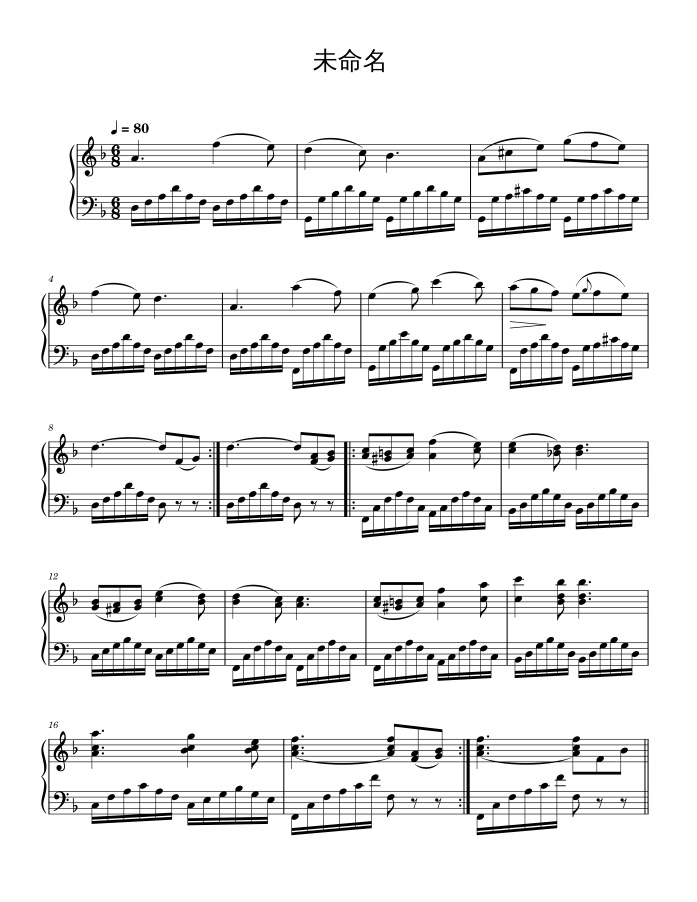
#> input picture qr_image/images/13-1048588.ccmz.json-1.png, 2091 x 2706 px, found by its file name (shown at 1/3 size); its folder holds only this picture in this run
$ python qr_mark_line.py
#> lines starting #> are read from the running program, lines starting #| are printed output that depends on the picture
import os
import numpy as np
import cv2
import qrcode


def make_border_qr(filepath, border_scale=0.009, qr_scale=0.08):
#> called with border_scale = 0.009, qr_scale = 0.08
    image = cv2.imread(filepath, cv2.IMREAD_COLOR)
#> image is the input picture: shape (2706, 2091, 3); min 0, max 255, mean 234.4
    pad = int(image.shape[0] * qr_scale)
#> pad = 216
    border_size = int(image.shape[1]*border_scale)
#> border_size = 18

    pad_image = cv2.copyMakeBorder(image, pad, 0, 0, 0, cv2.BORDER_CONSTANT, value=[255, 255, 255])
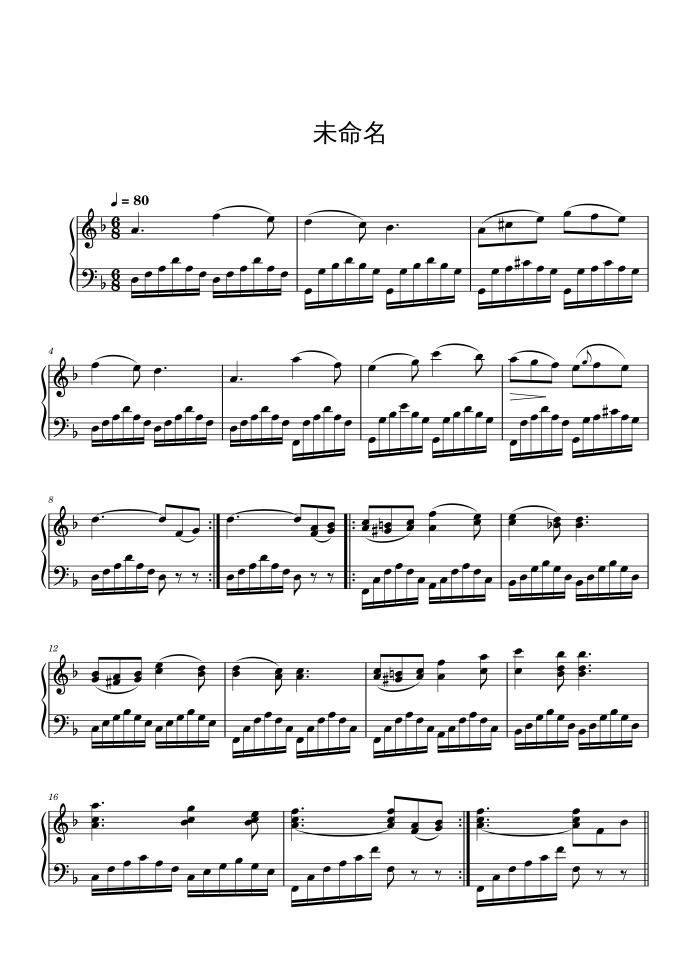
#> pad_image: shape (2922, 2091, 3) (shown at 1/3 size); min 0, max 255, mean 236
    border_image = cv2.copyMakeBorder(pad_image, border_size, border_size, border_size, border_size, cv2.BORDER_CONSTANT, value=[0, 0, 0])
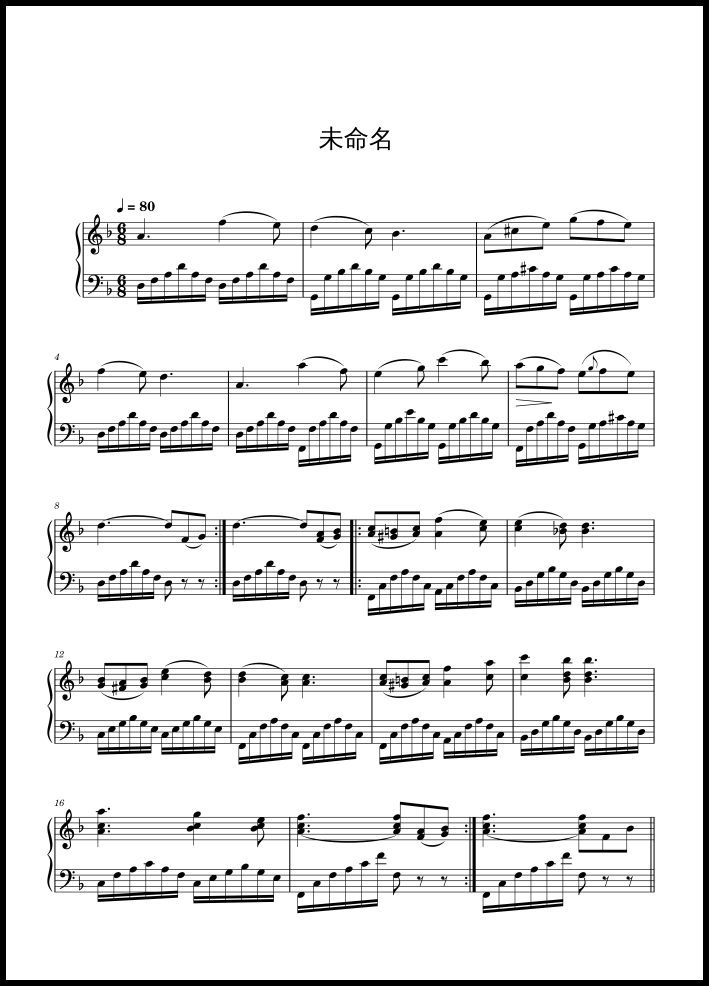
#> border_image: shape (2958, 2127, 3) (shown at 1/3 size); min 0, max 255, mean 229.1

    fmt = f'{os.path.basename(filepath)}\n{pad}\n{border_size}'
    qr = np.array(qrcode.make(
        data=fmt,
        error_correction=qrcode.ERROR_CORRECT_H,
        box_size=6,
        border=0)
    )[..., None].repeat(3, -1)*255

    scale = float(pad) / qr.shape[0]
#> scale = 1.09
    qr = cv2.resize(qr, None, fx=scale, fy=scale, interpolation=cv2.INTER_NEAREST)

    border_image[2*border_size:2*border_size+qr.shape[0], 2*border_size:2*border_size+qr.shape[1]] = qr

    return border_image


if __name__ == '__main__':
    imagedir = '/home/zjx/work/gitwork/sp_tools/data/xml_data/images' # 原始图片目录
    gendir = './generate' # 生成二维码图片目录
    os.makedirs(gendir, exist_ok=True)

    # 生成二维码
    for filename in os.listdir(imagedir):
        filepath = os.path.join(imagedir, filename)
        border_image = make_border_qr(filepath, border_scale=0.009, qr_scale=0.08)
        cv2.imwrite(os.path.join(gendir, filename), border_image)
